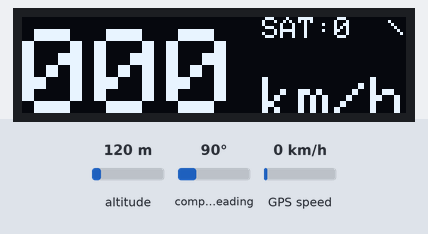
Bench run of a sketch on a simulated Arduino Uno, built with avr-gcc and run on an emulated ATmega328P. Shown: 128×32 one-colour display. The inputs (shaded band) are chosen by the test bench; at power-on: compass heading 90°, GPS speed 0 km/h, altitude 120 m. The GPS gets a fix after 3 s at 37.7749, -122.4194 with 8 satellites.

Above: at 1.4 s.
1.5 s: compass heading set to 180°
At 4.0 s:
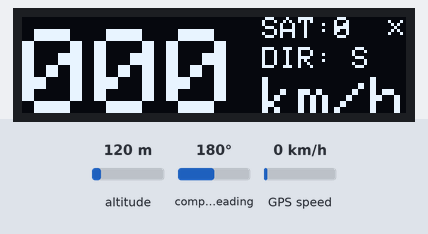
4.8 s: compass heading set to 7°
At 6.1 s:
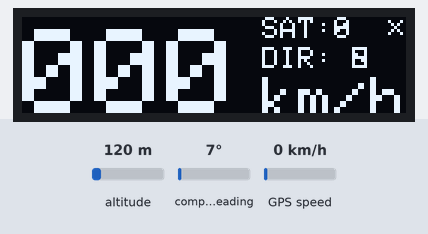
6.7 s: compass heading set to 269°
8.7 s: compass heading set to 319°
At 10.4 s:
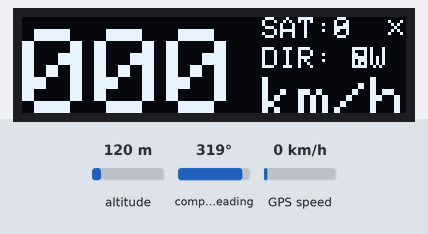
10.7 s: GPS speed set to 2 km/h
At 12.0 s:
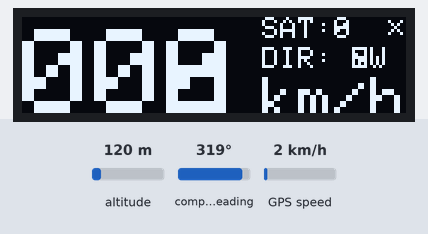
Timing chart, 0 to 13.7 s (numbered marks = the images above; inputs shaded):
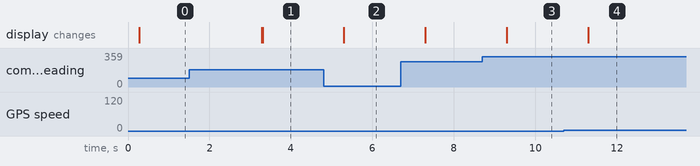

Measured:
- after the input at 1.5 s, the display: first changes after 1.8 s (image 1 shows a later state)
- after the input at 4.8 s, the display: changes after 0.50 s (image 2)
- after the input at 8.7 s, the display: changes after 0.60 s (image 3)
- after the input at 10.7 s, the display: changes after 0.60 s (image 4)

The sketch:

Arduino_gps_display_SSD1306.ino
```cpp
#include <Adafruit_SSD1306.h>
#include <TinyGPS++.h>
#define SCREEN_WIDTH 128 // OLED display width, in pixels
#define SCREEN_HEIGHT 32 // OLED display height, in pixels
#define OLED_RESET -1          //Reset pin # (or -1 if sharing Arduino reset pin)
#define SCREEN_ADDRESS 0x3c    //See datasheet for Address
Adafruit_SSD1306 display(SCREEN_WIDTH, SCREEN_HEIGHT, &Wire, OLED_RESET);
TinyGPSPlus gps;
char buffer[10];

void setup()
{
  Serial.begin(115200);
  display.begin(SSD1306_SWITCHCAPVCC, SCREEN_ADDRESS);
  display.clearDisplay();
  display.display();
  delay(200);
}


void loop() {
  if (Serial.available() > 0) {
    if (gps.encode(Serial.read())) {
      printDataOnOled();
    }
  }
  handleError();
}

void printDataOnOled() {
  printSpeed();
  printSatellites();
  printGPSMark();
  printCourse();
  display.display();
}

void handleError() {
  if (millis() > 5000 && gps.charsProcessed() < 10) {
    display.setCursor(0, 0);
    display.setTextSize(1);
    display.print(F("Check GPS Wiring"));
    display.setCursor(0, 16);
    display.print(F("No Data from receiver"));
    display.display();
    delay(1000);
    display.clearDisplay();
  }
}

void printCourse() {
  if (gps.course.isValid()) {
    float delta = 45 / 2;
    display.setCursor(80, 10);
    display.setTextSize(1);
    display.print(F("DIR: "));
    if (gps.course.deg() >= (360 - delta) || gps.course.deg() <= delta) {
      display.print("N ");
    } else if (gps.course.deg() >= (45 - delta) && gps.course.deg() <= (45 + delta)) {
      display.print("NE");
    } else if (gps.course.deg() >= (90 - delta) && gps.course.deg() <= (90 + delta)) {
      display.print("E ");
    } else if (gps.course.deg() >= (135 - delta) && gps.course.deg() <= (135 + delta)) {
      display.print("SE");
    } else if (gps.course.deg() >= (180 - delta) && gps.course.deg() <= (180 + delta)) {
      display.print("S ");
    } else if (gps.course.deg() >= (225 - delta) && gps.course.deg() <= (225 + delta)) {
      display.print("SW");
    } else if (gps.course.deg() >= (270 - delta) && gps.course.deg() <= (270 + delta)) {
      display.print("W ");
    } else if (gps.course.deg() >= (315 - delta) && gps.course.deg() <= (315 + delta)) {
      display.print("NW");
    }
  }
}

void printGPSMark() {
  display.setCursor(122, 0);
  display.setTextSize(1);
  if ((millis() & 1) == 0) {
    display.println(F("/"));
  } else {
    display.println(F("\\"));
  }
}
void printSpeed() {
  display.setCursor(0, 4);
  display.setTextSize(4);
  if (gps.speed.isValid()) {
    sprintf(buffer, "%03d", round(gps.speed.kmph()));
    display.println(buffer);
  } else {
    display.print(F("000"));
  }
  display.setCursor(80, 20);
  display.setTextSize(2);
  display.print(F("km/h"));
}
void printSatellites() {
  display.setCursor(80, 0);
  display.setTextSize(1);
  display.print(F("SAT:"));
  display.print(gps.satellites.value());
}
```
